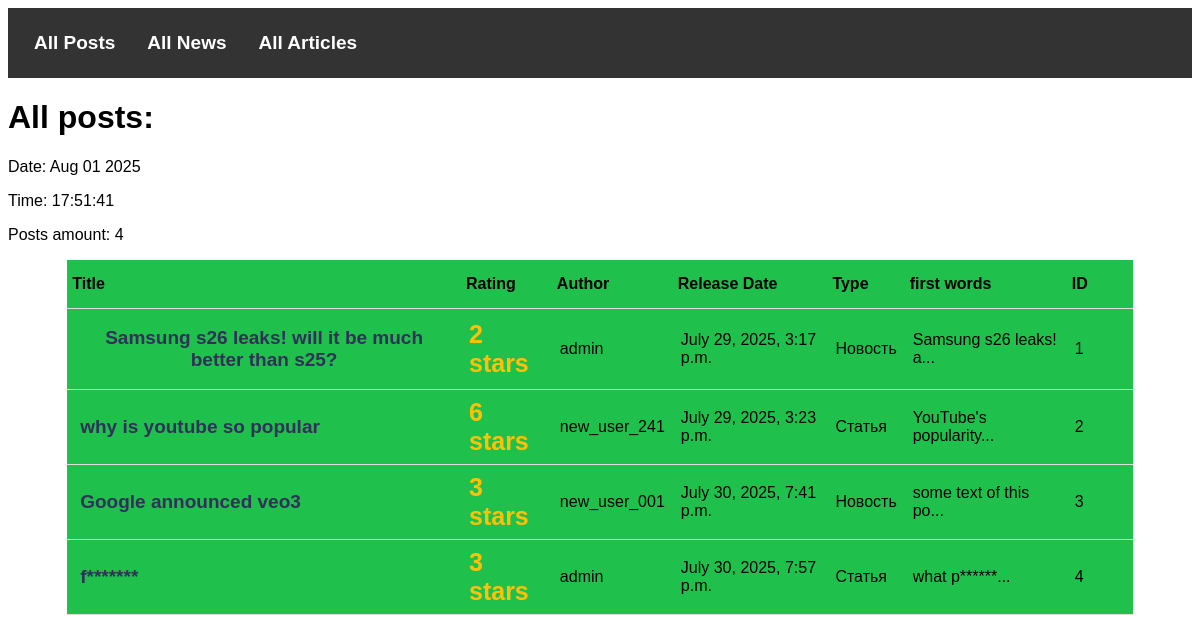
The page /newsPortal/posts/ on the database its author committed.
### newsPortal/models.py (models this page shows, shortened)
class Post(models.Model):
    author = models.ForeignKey(Author, on_delete=models.CASCADE)
    postType = models.CharField(max_length=2, choices=[
                                ('NW', 'Новость'), ('AR', 'Статья')])
    creationDate = models.DateTimeField(auto_now_add=True)
    categories = models.ManyToManyField(Category, through='PostCategory')
    title = models.CharField(max_length=1000)
    text = models.TextField()
    rating = models.IntegerField(default=0)
    def __str__(self) -> str:
        return f'{self.text[:20]}...'

class Author(models.Model):
    user = models.OneToOneField('auth.User', on_delete=models.CASCADE)
    rating = models.IntegerField(default=0)

### newsPortal/views.py (the view)
# urls.py: path('posts/', PostsList.as_view(), name='posts_list'),
class PostsList(ListView):
    model = Post
    template_name = 'NewsPortal/posts.html'
    context_object_name = 'posts'
    def get_context_data(self, **kwargs):
        context = super().get_context_data(**kwargs)
        context['time_now'] = datetime.datetime.now()
        return context

### newsPortal/templatetags/censor_filter.py (called while the page is built)
@register.filter()
def censor(value):
    if not isinstance(value, str):
        value = str(value)
    outPut = value
    for keyword in CENSORKEYWORDS:
        replacement = keyword[0] + "*" * (len(keyword) - 1)
        outPut = outPut.replace(keyword, replacement) + " "
        outPut = outPut.replace(keyword.upper(), replacement) + " "
        outPut = outPut.replace(keyword.capitalize(), replacement) + " "
    return outPut

### newsPortal/templatetags/custom_tags.py (called while the page is built)
@register.simple_tag()
def current_time(format_string: str = "%b %d %Y") -> str:
    return timezone.now().strftime(format_string)

### templates/NewsPortal/posts.html (shortened to what this page needs)
{% extends 'NewsPortal/PostsBase.html' %}
{% load censor_filter %}
{% block PostsAmount %}
<p>Posts amount: {{ posts|length }}</p>
{% endblock PostsAmount %}
{% block content_table %}
<thead>
    <tr>
        <th>Title</th>
        <th>Rating</th>
        <th>Author</th>
        <th>Release Date</th>
        <th>Type</th>
        <th>first words</th>
        <th>ID</th>
    </tr>
</thead>
<tbody>
    {% for p in posts %}
    <tr>
        <td><a href="{{ p.id }}">{{ p.title|censor }}</a></td>
        <td><span class="yellowText">{{ p.rating }} stars</span></td>
        <td>{{ p.author.user.username }}</td>
        <td>{{ p.creationDate }}</td>
        <td>{{ p.get_postType_display }}</td>
        <td>{{ p|censor }}</td>
        <td>{{ p.id }}</td>
    </tr>
    {% endfor %}
</tbody>
{% endblock content_table %}

### templates/NewsPortal/PostsBase.html (shortened to what this page needs)
{% extends 'default.html' %}
{% load custom_tags %}
{% block content %}
<main>
    <h1>All posts:</h1>
    <p>Date: {% current_time %}</p>
    <p>Time: {% current_time '%H:%M:%S'  %}</p>
    {% block PostsAmount %}
    {% endblock PostsAmount %}
    <table>
        {% block content_table %}{% endblock content_table %}
    </table>
</main>
{% endblock content %}

### templates/default.html (shortened to what this page needs)
<!DOCTYPE html>
<html lang="en">
<head>
    {% load static %}
    <link href="{% static 'Style/default.css' %}" rel="stylesheet" />
</head>
<body>
    <nav>
        <ul>
            <li><a href="{% url 'posts_list' %}">All Posts</a></li>
            <li><a href="{% url 'news_list' %}">All News</a></li>
            <li><a href="{% url 'articles_list' %}">All Articles</a></li>
        </ul>
    </nav>
    {% block content %}{% endblock content %}
</body>
</html>

### Static/Style/default.css (style rules this page uses)
* { font-family: Arial, Helvetica, sans-serif; }
table { border-collapse: collapse; width: 90%; background-color: #1fc14cff; text-align: center; margin: auto; }
td, th { padding: 8px; text-align: left; border-bottom: 1px solid #ddd; min-width: 50px; }
thead { text-align: left; border-bottom: 1px solid #ddd; }
thead th { padding: 15px 5px; }
td a { color: #303059; font-size: 19px; font-weight: bold; text-align: center; margin: auto; text-decoration: none; transition: font-size 0.25s ease-in-out; display: inline-block; padding: 10px 5px; }
tr { transition: background-color 0.3s; }
a { color: #c1211e; font-size: 19px; font-weight: bold; text-align: center; margin: auto; text-decoration: none; }
.yellowText { color: #ffc107; font-size: 25px; font-weight: bold; text-align: center; margin: auto; }
nav { background-color: #333; margin-bottom: 20px; margin: auto; }
nav ul { display: flex; list-style-type: none; margin: auto; padding: 10px; overflow: hidden; }
nav li a { display: block; color: white; text-align: center; padding: 14px 16px; text-decoration: none; transition: background-color 0.3s; }

### rows shown on the page
Post: title|censor "Samsung s26 leaks! will it be much better than s25?", rating "2", author.user.username "admin", creationDate "July 29, 2025, 3:17 p.m.", postType "Новость", text "Samsung s26 leaks! a...", id "1"
Post: title|censor "why is youtube so popular", rating "6", author.user.username "new_user_241", creationDate "July 29, 2025, 3:23 p.m.", postType "Статья", text "YouTube's popularity...", id "2"
Post: title|censor "Google announced veo3", rating "3", author.user.username "new_user_001", creationDate "July 30, 2025, 7:41 p.m.", postType "Новость", text "some text of this po...", id "3"
Post: title|censor "f*******", rating "3", author.user.username "admin", creationDate "July 30, 2025, 7:57 p.m.", postType "Статья", text "what р******...", id "4"

### other values the page prints
{{ posts|length }} "4"
